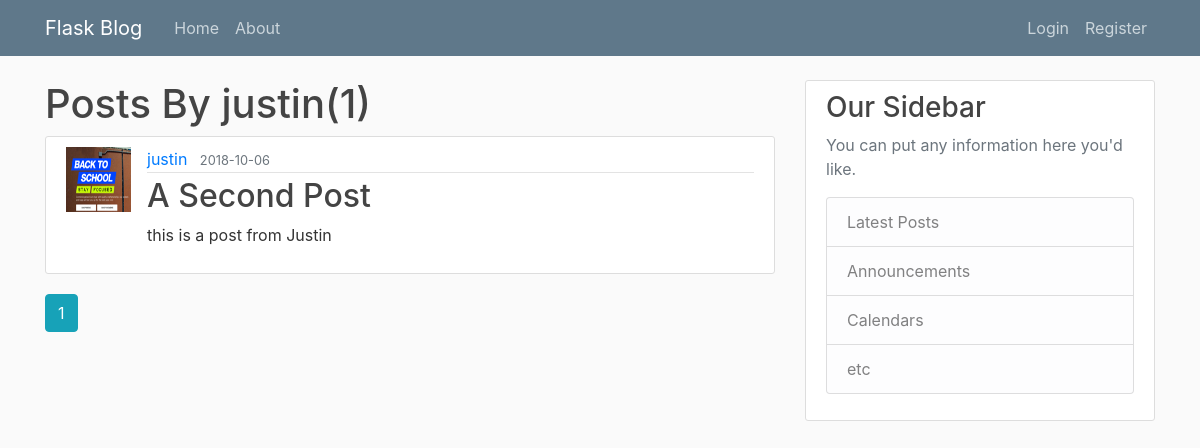
Before: /user/justin/ with the older database file.
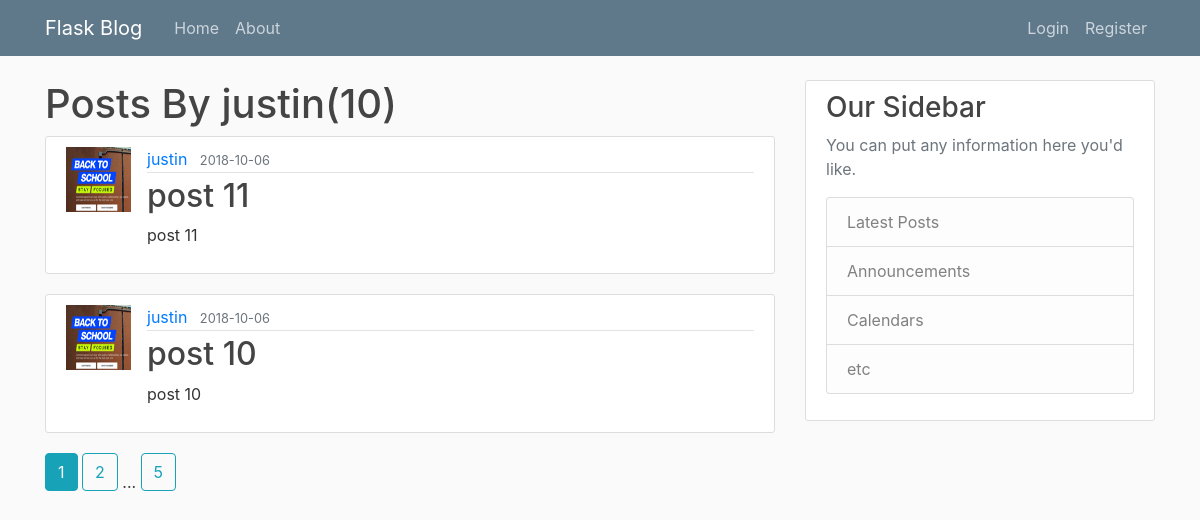
After: the same page with the newer database file.
### flaskblog/models.py (models this page shows, shortened)
class Post(db.Model):
  id          = db.Column(db.Integer    , primary_key=True)
  title       = db.Column(db.String(100), nullable=False)
  date_posted = db.Column(db.DateTime   , nullable=False, default=datetime.utcnow)
  content     = db.Column(db.Text       , nullable=False)
  user_id     = db.Column(db.Integer    , db.ForeignKey('user.id'), nullable=False)

class User(db.Model, UserMixin):
  id         = db.Column(db.Integer, primary_key=True)
  username   = db.Column(db.String(20),  unique=True,    nullable=False)
  email      = db.Column(db.String(120), unique=True,    nullable=False)
  image_file = db.Column(db.String(20),  nullable=False, default='default.jpg')
  password   = db.Column(db.String(60),  nullable=False)
  posts      = db.relationship('Post', backref='author', lazy=True)

### flaskblog/routes.py (the view)
@app.route('/user/<string:username>/')
def user_posts(username):
  page  = request.args.get('page', 1, type=int)
  user  = User.query.filter_by(username=username).first_or_404()
  posts = Post                                \
          .query                              \
          .filter_by(author=user)             \
          .order_by(Post.date_posted.desc())  \
          .paginate(per_page=2, page=page)
  return render_template('user_posts.html', posts=posts, user=user)

### flaskblog/templates/user_posts.html
{% extends 'layout.html' %}
{% block content %}
  <h1 class="mb=3">Posts By {{ user.username }}({{ posts.total }})</h1>
  {% for post in posts.items %}
  <article class="media content-section">
    <img class="rounded-cirle article-img" src="{{ url_for('static', filename='profile_pics/' + post.author.image_file) }}" />
    <div class="media-body">
      <div class="article-metadata">
        <a class="mr-2" href="{{ url_for('user_posts', username=post.author.username) }}">{{ post.author.username }}</a>
        <small class="text-muted">{{ post.date_posted.strftime('%Y-%m-%d') }}</small>
      </div>
      <h2><a class="article-title" href="{{ url_for('post', post_id=post.id) }}">{{ post.title }}</a></h2>
      <p class="article-content">{{ post.content }}</p>
    </div>
  </article>
  {% endfor %}
  {% for page_num in posts.iter_pages(left_edge=1, right_edge=1, left_current=1, right_current=2) %}
    {% if page_num %}
      {% if posts.page == page_num %}
        <a class="btn btn-info mb-4" href="{{ url_for('user_posts', username=user.username, page=page_num) }}">{{ page_num }}</a>
      {% else %}
        <a class="btn btn-outline-info mb-4" href="{{ url_for('user_posts', username=user.username, page=page_num) }}">{{ page_num }}</a>
      {% endif %}
    {% else %}
      ...
    {% endif %}
  {% endfor %}
{% endblock content %}

Changed rows visible on the page:
no longer on this page (row unchanged): Post: image_file (picture), author.username "justin", date_posted "2018-10-06", title "A Second Post", content "this is a post from Justin"
added Post: image_file (picture), author.username "justin", date_posted "2018-10-06", title "post 11", content "post 11"
added Post: image_file (picture), author.username "justin", date_posted "2018-10-06", title "post 10", content "post 10"
Other visible differences:
{{ posts.total }}: "1" → "10"
new list line: "2"
new list line: "5"
